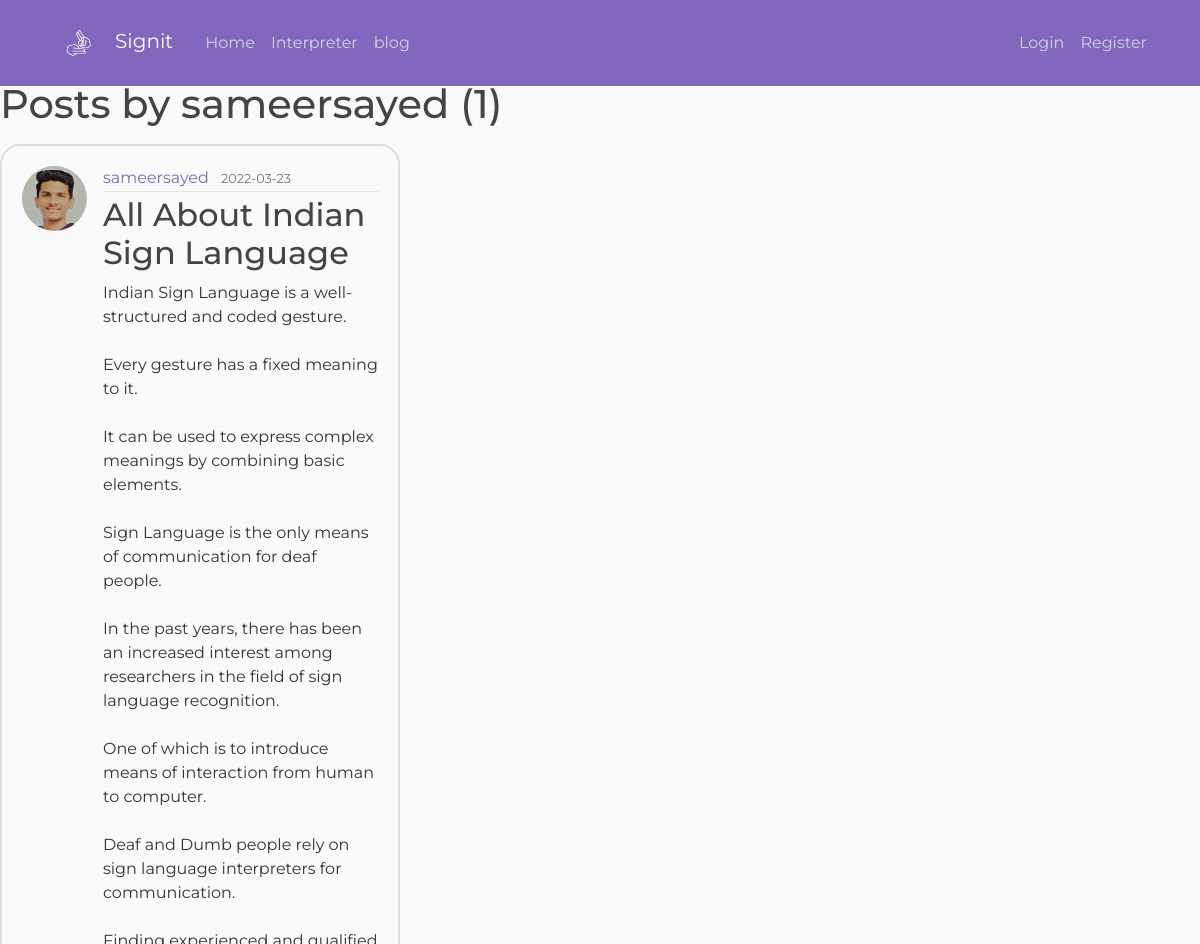
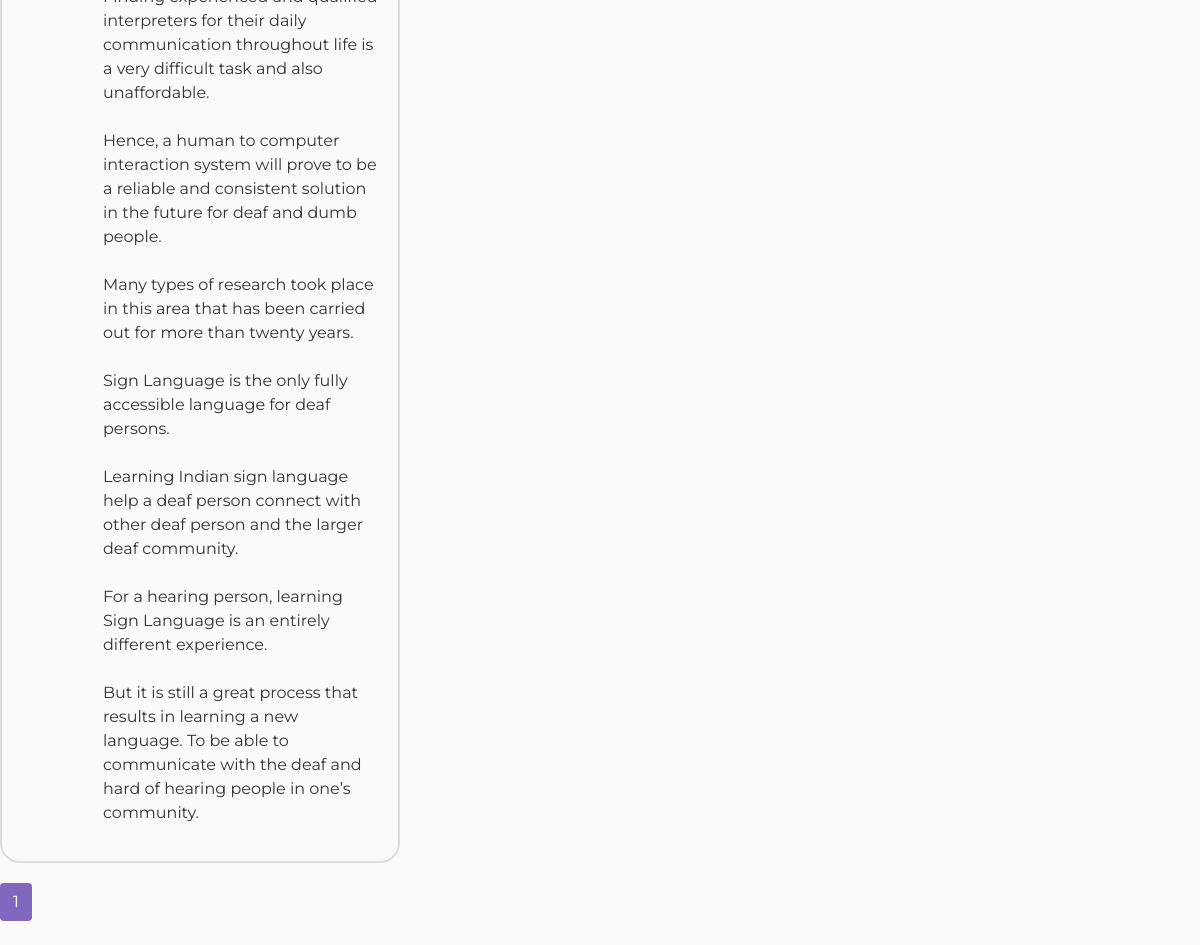
The app's page /user/sameersayed with its own data (2 pictures, top to bottom).
### flaskblog/models.py (models this page shows, shortened)
class User(db.Model, UserMixin):
    id = db.Column(db.Integer, primary_key=True)
    username = db.Column(db.String(20), unique=True, nullable=False)
    email = db.Column(db.String(120), unique=True, nullable=False)
    image_file = db.Column(db.String(20), nullable=False, default='default.jpg')
    password = db.Column(db.String(60), nullable=False)
    posts = db.relationship('Post', backref='author', lazy=True)

class Post(db.Model):
    id = db.Column(db.Integer, primary_key=True)
    title = db.Column(db.String(100), nullable=False)
    date_posted = db.Column(db.DateTime, nullable=False, default=datetime.utcnow)
    content = db.Column(db.Text, nullable=False)
    user_id = db.Column(db.Integer, db.ForeignKey('user.id'), nullable=False)

### flaskblog/users/routes.py (the view)
@users.route("/user/<string:username>")
def user_posts(username):
    page = request.args.get('page', 1, type=int)
    user = User.query.filter_by(username=username).first_or_404()
    posts = Post.query.filter_by(author=user)\
        .order_by(Post.date_posted.desc())\
        .paginate(page=page, per_page=5)
    return render_template('user_posts.html', posts=posts, user=user)

### flaskblog/templates/user_posts.html
{% extends "layout.html" %}
{% block content %}
    <h1 class="mb-3">Posts by {{ user.username }} ({{ posts.total }})</h1>
    {% for post in posts.items %}
        <article class="media content-section">
          <img class="rounded-circle article-img" src="{{ url_for('static', filename='profile_pics/' + post.author.image_file) }}">
          <div class="media-body">
            <div class="article-metadata">
              <a class="mr-2" href="{{ url_for('users.user_posts', username=post.author.username) }}">{{ post.author.username }}</a>
              <small class="text-muted">{{ post.date_posted.strftime('%Y-%m-%d') }}</small>
            </div>
            <h2><a class="article-title" href="{{ url_for('posts.post', post_id=post.id) }}">{{ post.title }}</a></h2>
            <p class="article-content">{{ post.content }}</p>
          </div>
        </article>
    {% endfor %}
    {% for page_num in posts.iter_pages(left_edge=1, right_edge=1, left_current=1, right_current=2) %}
      {% if page_num %}
        {% if posts.page == page_num %}
          <a class="btn colored-section mb-4" href="{{ url_for('users.user_posts', username=user.username, page=page_num) }}">{{ page_num }}</a>
        {% else %}
          <a class="btn signit mb-4" href="{{ url_for('users.user_posts', username=user.username, page=page_num) }}">{{ page_num }}</a>
        {% endif %}
      {% else %}
        ...
      {% endif %}
    {% endfor %}
{% endblock content %}

### flaskblog/templates/layout.html (shortened to what this page needs)
<!DOCTYPE html>
<html>
<head>
    <link rel="stylesheet" href="https://maxcdn.bootstrapcdn.com/bootstrap/4.0.0/css/bootstrap.min.css">
    <link rel="stylesheet" type="text/css" href="{{ url_for('static', filename='main.css') }}">
</head>
<body>
    <header class="site-header">
      <nav class="navbar navbar-expand-md navbar-dark colored-section fixed-top">
        <div class="container">
          <a class="navbar-brand mr-4" href="/"><image class="steel" src="{{url_for('static',filename = 'assets/logo.png')}}" alt="sry" class="title-image" height="60px" width="70px"></image>Signit</a>
          <div class="collapse navbar-collapse" id="navbarToggle">
            <div class="navbar-nav mr-auto">
              <a class="nav-item nav-link" href="{{ url_for('main.home') }}">Home</a>
              <a class="nav-item nav-link" href="{{ url_for('main.interpreter') }}">Interpreter</a>
              <a class="nav-item nav-link" href="{{ url_for('main.blog') }}">blog</a>
            </div>
            <div class="navbar-nav">
              {% if current_user.is_authenticated %}
                <a class="nav-item nav-link" href="{{ url_for('users.account') }}">Account</a>
                <a class="nav-item nav-link" href="{{ url_for('users.logout') }}">Logout</a>
              {% else %}
                <a class="nav-item nav-link" href="{{ url_for('users.login') }}">Login</a>
                <a class="nav-item nav-link" href="{{ url_for('users.register') }}">Register</a>
              {% endif %}
            </div>
          </div>
        </div>
      </nav>
    </header>
            <div class="row ">
              <div class="col ">
                {% block content %}{% endblock %}
              </div>
            </div>
</body>
</html>

### flaskblog/static/main.css (style rules this page uses)
body { background: #fafafa; color: #333333; margin-top: 5rem; font-family: 'Montserrat'; }
h1, h2, h3, h4, h5, h6 { color: #444444; font-weight: 500; }
.site-header .navbar-nav .nav-link { color: #cbd5db; }
.content-section { max-width: 400px; border: 2px solid #dddddd; border-radius: 20px; margin-bottom: 20px; display: flex; padding: 20px; }
.article-title { color: #444444; }
.article-content { white-space: pre-line; }
.article-img { height: 65px; width: 65px; margin-right: 16px; }
.article-metadata { padding-bottom: 1px; margin-bottom: 4px; border-bottom: 1px solid #e3e3e3 }
.colored-section { background-color: #8267BE; color: #fff; }
a { color:#8267BE; }

### records on screen
User: username "sameersayed"
Post: image_file (picture), author.username "sameersayed", date_posted "2022-03-23", title "All About Indian Sign Language", content "Indian Sign Language is a well-structured and coded gesture. Every gesture has a fixed meaning to it. It can be used to express complex meanings by combining basic elements. Sign Language is the only means of communication for deaf people. In the past years, there has been an increased interest among researchers in the field of sign language recognition. One of which is to introduce means of interaction from human to computer. Deaf and Dumb people rely on sign language interpreters for communication. Finding experienced and qualified interpreters for their daily communication throughout life is a very difficult task and also unaffordable. Hence, a human to computer interaction system will…"

### other values on screen
{{ posts.total }} "1"
{{ page_num }} "1"
